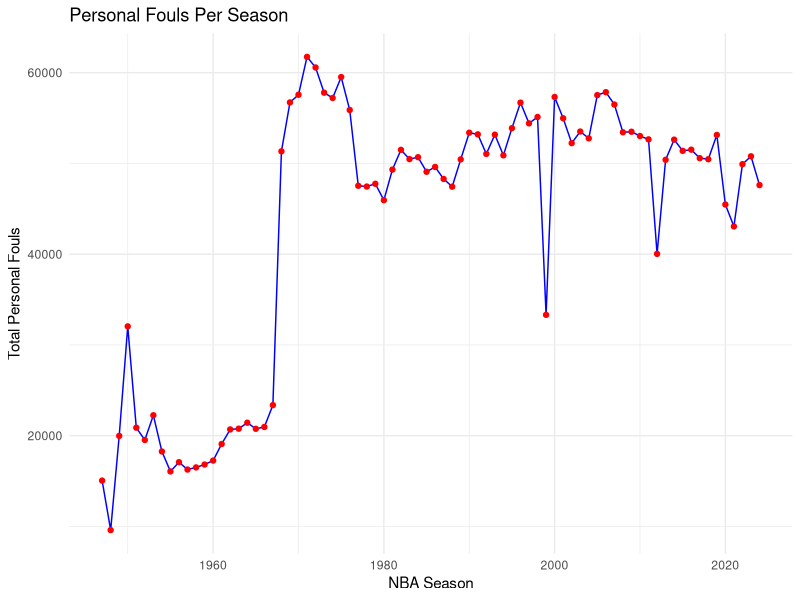

Write R code to recreate this figure.
library("tidyverse")
library("knitr")

# read csv from file
team_total_stats <- read.csv("Team Totals.csv")

# Personal Fouls Per Season
pf_total <- team_total_stats %>%
  group_by(season) %>%
  summarise(pf = sum(pf, na.rm = TRUE))

# create graph
ggplot(pf_total, aes(x = season, y = pf)) +
  geom_line(color = "blue") +
  geom_point(color = "red") +
  labs(title = "Personal Fouls Per Season",
       x = "NBA Season",
       y = "Total Personal Fouls") +
  theme_minimal()